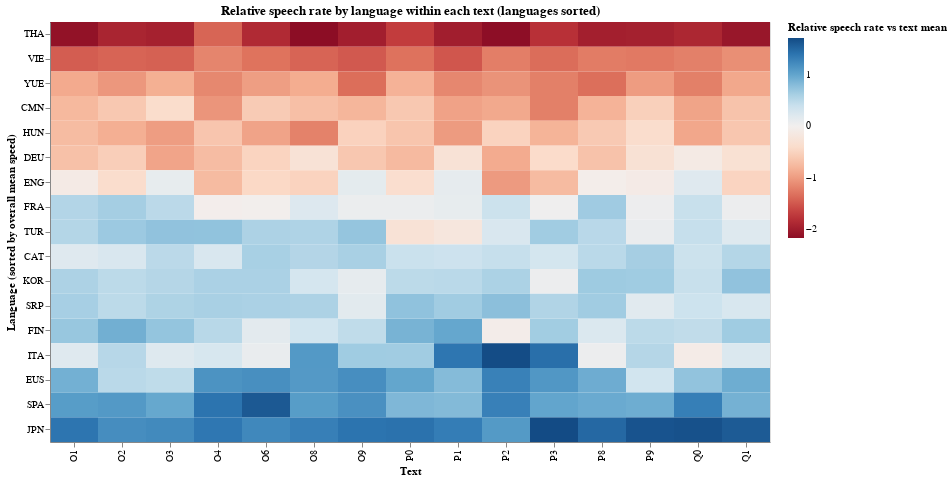

The code cell stored with this chart in its notebook:
### Markdown cell above
<div class="alert alert-warning" style="color:black">

### Question 7 (Optional)
rubric={reasoning:1}
 
<p>Use the same data to tell another story than the one we told here. Suggestively, you would do some EDA and then use around 2-3 figures with accompanying text to tell a short story about an interesting relationship that you found. I encourage you to try to think of an idea of your own, but if you can't come up with one, I have listed a few ideas below.</p>
    
<details><summary>Suggested ideas to explore</summary>
<ul>
<li>Does the particular text matter for which continent or language was faster? (you could do a paired comparison here)</li>
<li>Group by each speaker’s mean instead of showing all texts (I would personally prefer this to what we did above as I think it shows the variation and sample size more truly, although the means will be similar)</li>
<li>Add language families from the paper and see if there are any patterns among them.</li>
<li>Add additional language features such as tonality and see if there any patterns there.</li>
<li>Plot the different language features on a map.</li>
</ul>
</details>

</div>

### Code cell
lang_text = (
    obs.groupby(["iso_lang", "continent", "text"], as_index=False)
       .agg(mean_rate=("speech_rate", "mean"))
)

text_mean = lang_text.groupby("text", as_index=False).agg(text_avg=("mean_rate", "mean"))
rel = lang_text.merge(text_mean, on="text")
rel["relative_rate"] = rel["mean_rate"] - rel["text_avg"]

lang_order = (
    rel.groupby("iso_lang", as_index=False)
       .agg(overall_mean=("mean_rate", "mean"))
       .sort_values("overall_mean", ascending=True)  # True = 从慢到快
)

lang_sort = lang_order["iso_lang"].tolist()

fig_rel_sorted = alt.Chart(rel).mark_rect().encode(
    x=alt.X("text:N", title="Text"),
    y=alt.Y(
        "iso_lang:N",
        title="Language (sorted by overall mean speed)",
        sort=lang_sort
    ),
    color=alt.Color(
        "relative_rate:Q",
        title="Relative speech rate vs text mean",
        scale=alt.Scale(scheme="redblue", domainMid=0)
    ),
    tooltip=[
        alt.Tooltip("iso_lang:N", title="Language"),
        alt.Tooltip("text:N", title="Text"),
        alt.Tooltip("mean_rate:Q", title="Mean rate", format=".2f"),
        alt.Tooltip("relative_rate:Q", title="Relative rate", format=".2f"),
        alt.Tooltip("n:Q", title="n")
    ]
).properties(
    title="Relative speech rate by language within each text (languages sorted)",
    width=720,
    height=420
)

fig_rel_sorted

### Figure 1 — Vega-Lite specification as saved in the notebook (floating-point values rounded to 4 significant figures; data arrays with more than 128 entries replaced by an {"elided": "..."} marker saying what was removed)
{"$schema": "https://vega.github.io/schema/vega-lite/v5.20.1.json", "config": {"view": {"continuousHeight": 300, "continuousWidth": 300}}, "data": {"name": "data-9804594008d768d8248b56f87875dc8a"}, "datasets": {"data-9804594008d768d8248b56f87875dc8a": {"elided": "255 records"}}, "encoding": {"color": {"field": "relative_rate", "scale": {"domainMid": 0, "scheme": "redblue"}, "title": "Relative speech rate vs text mean", "type": "quantitative"}, "tooltip": [{"field": "iso_lang", "title": "Language", "type": "nominal"}, {"field": "text", "title": "Text", "type": "nominal"}, {"field": "mean_rate", "format": ".2f", "title": "Mean rate", "type": "quantitative"}, {"field": "relative_rate", "format": ".2f", "title": "Relative rate", "type": "quantitative"}, {"field": "n", "title": "n", "type": "quantitative"}], "x": {"field": "text", "title": "Text", "type": "nominal"}, "y": {"field": "iso_lang", "sort": ["THA", "VIE", "YUE", "CMN", "HUN", "DEU", "ENG", "FRA", "TUR", "CAT", "KOR", "SRP", "FIN", "ITA", "EUS", "SPA", "JPN"], "title": "Language (sorted by overall mean speed)", "type": "nominal"}}, "height": 420, "mark": {"type": "rect"}, "title": "Relative speech rate by language within each text (languages sorted)", "width": 720}
